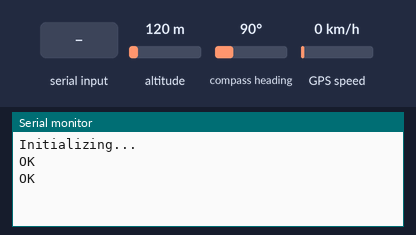
A sketch run on a simulated Arduino Uno, built with avr-gcc and run on an emulated ATmega328P. Shown: the last lines printed to the serial monitor. The inputs (shaded band) are chosen by the test bench; at power-on: GPS speed 0 km/h, altitude 120 m, compass heading 90°. The GPS gets a fix after 3 s at 37.7749, -122.4194 with 8 satellites; the modem accepts every AT command (registered, SIM ready, sends succeed) and sends nothing else.

Above: at 1.4 s.
1.5 s: "1" received over the second serial link
At 3.6 s:
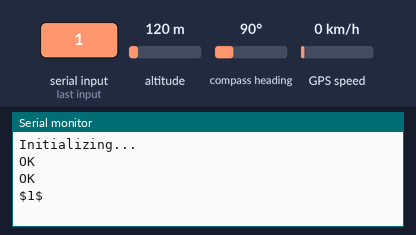
13.5 s: GPS speed set to 2 km/h
At 14.5 s:
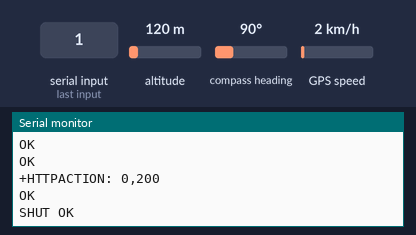
25.2 s: "0" received over the second serial link
At 27.0 s:
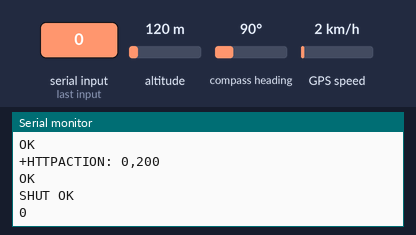

The sketch:

gpsModule_with-GSM.ino
```cpp
#include <TinyGPS++.h>
#include <SoftwareSerial.h>
#include <AltSoftSerial.h>

#define rxPin 2
#define txPin 3
SoftwareSerial sim800L(rxPin,txPin);

//GPS Module RX pin to Arduino 9
//GPS Module TX pin to Arduino 8
AltSoftSerial neogps;

TinyGPSPlus gps;

unsigned long previousMillis = 0;
long interval = 10000;


void setup()
{
  //Begin serial communication with Arduino and Arduino IDE (Serial Monitor)
  Serial.begin(115200);

  //Begin serial communication with Arduino and SIM800L
  sim800L.begin(9600);

  //Begin serial communication with Arduino and SIM800L
  neogps.begin(9600);

  Serial.println("Initializing...");
  //delay(10000);

  //Once the handshake test is successful, it will back to OK
  sendATcommand("AT", "OK", 2000);
  sendATcommand("AT+CMGF=1", "OK", 2000);
  //sim800L.print("AT+CMGR=40\r");

}

void loop()
{
  while(sim800L.available()){
    Serial.println(sim800L.readString());
  }
  while(Serial.available())  {
    sim800L.println(Serial.readString());
  }

    unsigned long currentMillis = millis();
    if(currentMillis - previousMillis > interval) {
       previousMillis = currentMillis;
       sendGpsToServer();
    }
}

int sendGpsToServer()
{
    //Can take up to 60 seconds
    boolean newData = false;
    for (unsigned long start = millis(); millis() - start < 2000;){
      while (neogps.available()){
        if (gps.encode(neogps.read())){
          newData = true;
          break;
        }
      }
    }

    //If newData is true
    if(true){
      newData = false;

      String deviceid,latitude, longitude,spd;
      float altitude;
      unsigned long date, time, speed, satellites;
      deviceid = String("Device01");
      latitude = String(gps.location.lat(), 6); // Latitude in degrees (double)
      longitude = String(gps.location.lng(), 6); // Longitude in degrees (double)
      spd = String(gps.speed.kmph());
      date = gps.date.value(); // Raw date in DDMMYY format (u32)
      time = gps.time.value(); // Raw time in HHMMSSCC format (u32);

      Serial.print("Latitude= ");
      Serial.print(latitude);
      Serial.print(" Longitude= ");
      Serial.println(longitude);
      Serial.print(" Speed= ");
      Serial.println(spd);

      //if (latitude == 0) {return 0;}

      String url, temp;
      url = "http://gpstrack01.000webhostapp.com/gpsdata.php?lat=";
      url += latitude;
      url += "&lng=";
      url += longitude;
      url += "&speed=";
      url += spd;

      //url = "http://ahmadssd.000webhostapp.com/gpsdata.php?lat=222&lng=222";

      Serial.println(url);
      delay(300);

    sendATcommand("AT+CFUN=1", "OK", 2000);
    //AT+CGATT = 1 Connect modem is attached to GPRS to a network. AT+CGATT = 0, modem is not attached to GPRS to a network
    sendATcommand("AT+CGATT=1", "OK", 2000);
    //Connection type: GPRS - bearer profile 1
    sendATcommand("AT+SAPBR=3,1,\"Contype\",\"GPRS\"", "OK", 2000);
    //sets the APN settings for your network provider.
    sendATcommand("AT+SAPBR=3,1,\"APN\",\"internet\"", "OK", 2000);
    //enable the GPRS - enable bearer 1
    sendATcommand("AT+SAPBR=1,1", "OK", 2000);
    //Init HTTP service
    sendATcommand("AT+HTTPINIT", "OK", 2000);
    sendATcommand("AT+HTTPPARA=\"CID\",1", "OK", 1000);
    //Set the HTTP URL sim800.print("AT+HTTPPARA="URL","http://ahmadssd.000webhostapp.com/gpsdata.php?lat=222&lng=222"\r");
    sim800L.print("AT+HTTPPARA=\"URL\",\"");
    sim800L.print(url);
    sendATcommand("\"", "OK", 1000);
    //Set up the HTTP action
    sendATcommand("AT+HTTPACTION=0", "0,200", 1000);
    //Terminate the HTTP service
    sendATcommand("AT+HTTPTERM", "OK", 1000);
    //shuts down the GPRS connection. This returns "SHUT OK".
    sendATcommand("AT+CIPSHUT", "SHUT OK", 1000);

  }
  return 1;
}

int8_t sendATcommand(char* ATcommand, char* expected_answer, unsigned int timeout){

    uint8_t x=0,  answer=0;
    char response[100];
    unsigned long previous;

    //Initialice the string
    memset(response, '\0', 100);
    delay(100);

    //Clean the input buffer
    while( sim800L.available() > 0) sim800L.read();

    if (ATcommand[0] != '\0'){
      //Send the AT command
      sim800L.println(ATcommand);
    }

    x = 0;
    previous = millis();

    //this loop waits for the answer with time out
    do{
        //if there are data in the UART input buffer, reads it and checks for the asnwer
        if(sim800L.available() != 0){
            response[x] = sim800L.read();
            //Serial.print(response[x]);
            x++;
            // check if the desired answer (OK) is in the response of the module
            if(strstr(response, expected_answer) != NULL){
                answer = 1;
            }
        }
    }while((answer == 0) && ((millis() - previous) < timeout));

  Serial.println(response);
  return answer;
}

//AT+CFUN=1
//AT+CGATT=1
//AT+SAPBR=3,1,"Contype","GPRS"
//AT+SAPBR=3,1,"APN","internet"
//AT+SAPBR=1,1
```

Measured:
- after the input at 1.5 s, the serial monitor: prints a new line after 1.6 s (image 1)
- after the input at 25.2 s, the serial monitor: prints a new line after 1.0 s (image 3)
